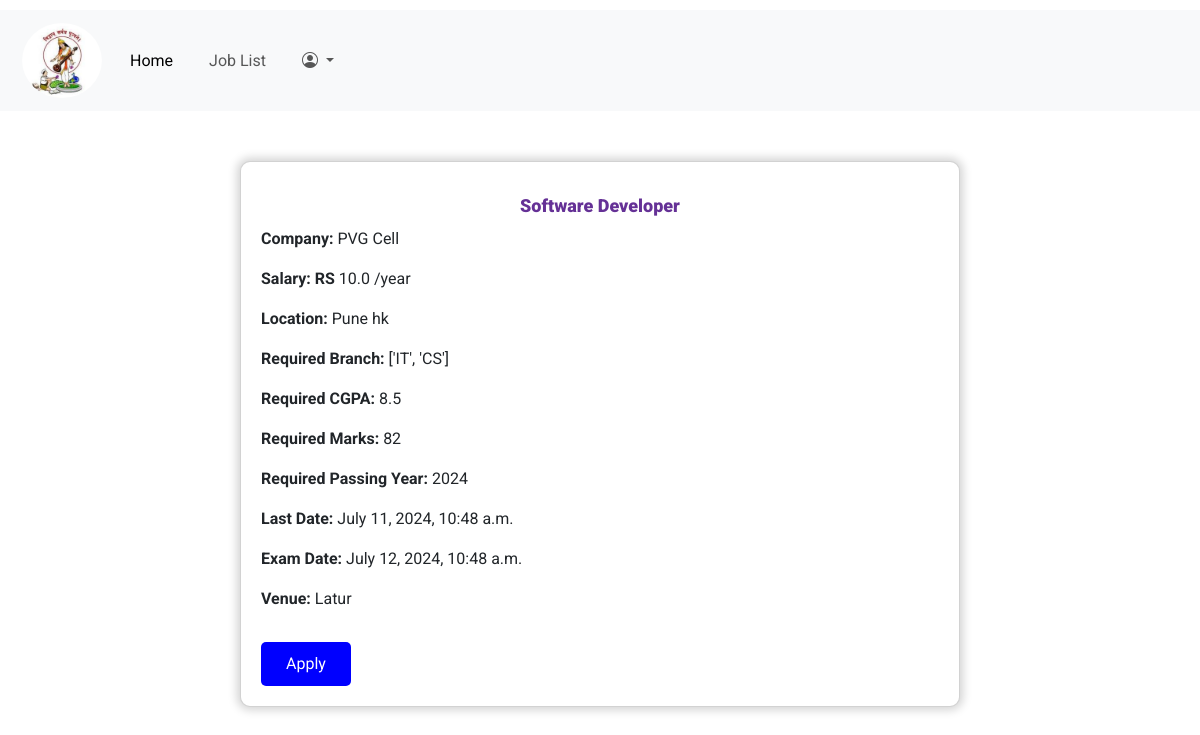
The page /pvg/apply_for_job/111/ on the database its author committed.
### pvg/models.py (models this page shows, shortened)
class JobDetail(models.Model):
    job_id = models.AutoField(primary_key=True)
    job_title = models.CharField(max_length=100)
    company_name = models.CharField(max_length=100)
    required_passing_year = models.IntegerField(default=2024)
    salary = models.FloatField(null=True, blank=True)
    required_branchs = models.CharField(max_length=20, choices=Student.BRANCH_CHOICES, default='')
    location = models.CharField(max_length=50, default='')
    system_time = models.DateTimeField()
    required_CGPA = models.FloatField(null=True, blank=True)
    required_marks = models.IntegerField(null=True, blank=True)
    date_exam = models.DateTimeField(default=timezone.now)
    date_last = models.DateTimeField(default=timezone.now)
    venue = models.CharField(max_length=20, default='')

### pvg/views.py (the view)
# urls.py: path('apply_for_job/<int:job_id>/', views.apply_for_job, name='apply_for_job'),
def apply_for_job(request, job_id):
    job_detail = JobDetail.objects.get(pk=job_id)
    context = {'job_detail': job_detail, 'job_id': job_id}
    return render(request, 'apply_for_job.html', context)

### pvg/templates/apply_for_job.html (shortened to what this page needs)
{% extends 'base.html' %}
{% block head %}
{% load static %}
<link rel="stylesheet" href="{% static 'css/apply_for_job.css' %}">
{% load static %}
{% endblock %}
{% block body %}
<div class="apply_for_container">
    <div class="card">
        <form id="applyForm" method="post" action="{% url 'apply_for_job2' job_id=job_id %}">
            <p class="form-label"><b>{{ job_detail.job_title }}</b></p>
            <p><b>Company:</b> {{ job_detail.company_name }}</p>
            <p><b>Salary: RS </b>{{ job_detail.salary }} /year</p>
            <p><b>Location: </b>{{ job_detail.location }}</p>
            <p><b>Required Branch:</b> {{ job_detail.required_branchs }}</p>
            <p><b>Required CGPA: </b>{{ job_detail.required_CGPA }}</p>
            <p><b>Required Marks: </b>{{ job_detail.required_marks }}</p>
            <p><b>Required Passing Year: </b>{{ job_detail.required_passing_year }}</p>
            <p><b>Last Date: </b>{{ job_detail.date_last }}</p>
            <p><b>Exam Date: </b>{{ job_detail.date_exam }}</p>
            <p><b>Venue: </b>{{ job_detail.venue }}</p>
            <button type="button" onclick="validateAndSubmitForm()">Apply</button>
        </form>
    </div>
</div>
{% endblock %}

### pvg/static/css/apply_for_job.css (style rules this page uses)
body { font-family: 'Roboto', sans-serif; }
.apply_for_container { margin-top: 50px; display: flex; justify-content: center; align-items: center; }
.card { width: 400px; background-color: white; border-radius: 10px; box-shadow: 0px 0px 10px 3px lightgray; padding: 20px; }
.form-label { font-weight: bold; margin-top: 10px; text-align: center; color: #653196; font-size: large; }
button { background: blue; padding: 10px 25px; color: white; border: none; border-radius: 5px; cursor: pointer; margin-top: 15px; }
@media screen and (min-width: 1025px) and (max-width: 1440px) { .card { width: 60%; } }

### rows shown on the page
JobDetail: job_title "Software Developer", company_name "PVG Cell", salary "10.0", location "Pune hk", required_branchs "['IT', 'CS']", required_CGPA "8.5", required_marks "82", required_passing_year "2024", date_last "July 11, 2024, 10:48 a.m.", date_exam "July 12, 2024, 10:48 a.m.", venue "Latur"
